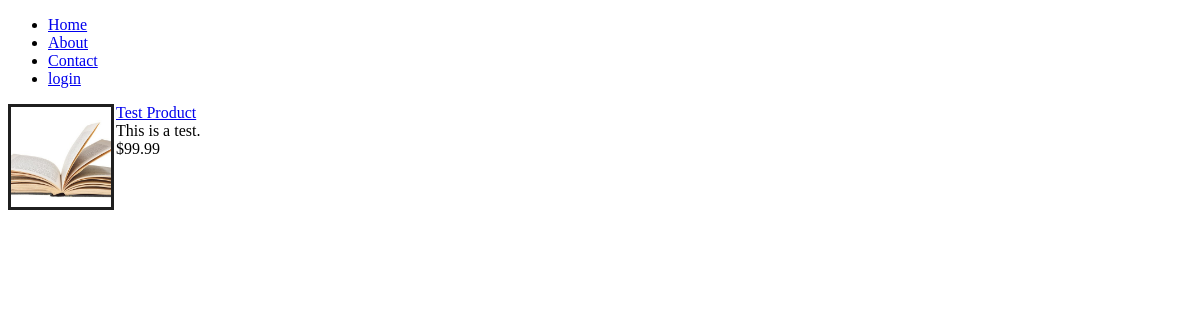
The page /search on the database as committed earlier.
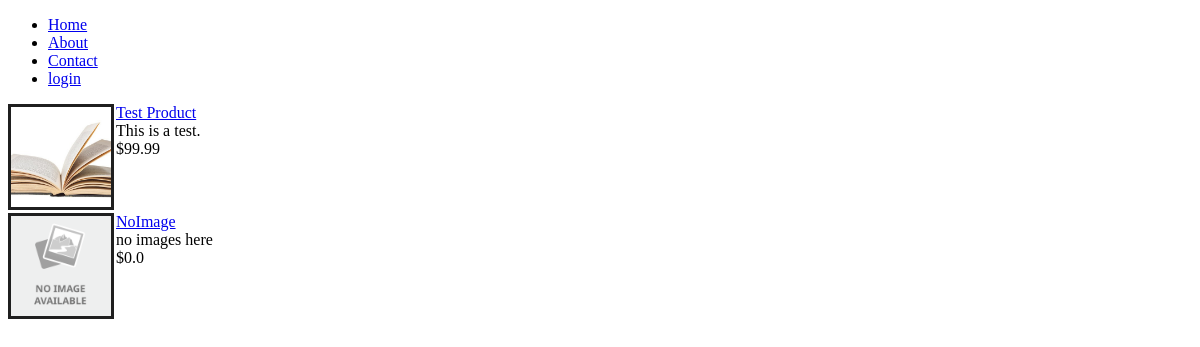
The same page on the database as committed later.
### tables this page shows
CREATE TABLE "Products" (
	"ID"	INTEGER UNIQUE,
	"Title"	TEXT,
	"Description"	TEXT,
	"Price"	INTEGER,
	"Image"	INTEGER,
	PRIMARY KEY("ID" AUTOINCREMENT)
);

### main.py (the view)
@app.route("/search")
def search():
    query = request.args.get("q")
    products = []
    with db.connect("database.db") as database:
        cur = database.cursor()
        if query is None:
            results = cur.execute("SELECT * FROM Products").fetchall()
        else:
            results = cur.execute("SELECT * FROM Products WHERE instr(UPPER(Title), UPPER(?)) > 0 OR instr(UPPER(Description), UPPER(?)) > 0", (escape(query),escape(query))).fetchall()
        print(products)
        for product in results:
            imageID = product[4]
            imageURL = cur.execute("SELECT * FROM Images WHERE ImageID = ?", (imageID,)).fetchone()[1]
            products.append(Product(product[1], product[3], product[2], product[0], imageURL))
    return render_template("search.html", products=products)

### templates/search.html
{% extends "index.html" %}
{% block content %}
{% for product in products %}
<div class="card">
    <div class="card-thumbnail">
        <img src={{ url_for("static", filename=product.imageLocation  )}} alt={{ product.name }} width="auto" height="100">
    </div>
    <div class="card-content">
        <div class="card-header">
            <a href={{product.id}}>{{ product.name }}</a>
        </div>
        <div class="card-body">
            {{ product.description }}
        </div>
        <div class="card-footer">
            {{ product.price }}
        </div>
    </div>
</div>
{% endfor %}
{% endblock %}

### templates/index.html (shortened to what this page needs)
<!DOCTYPE html>
<link rel="stylesheet" href="{{ url_for('static', filename='index.css') }}">
<div class="NavBar-Container">
    <nav class="navbar">
        <ul>
            <li><a href="{{ url_for('index') }}">Home</a></li>
            <li><a href="{{ url_for('about') }}">About</a></li>
            <li><a href="{{ url_for('contact') }}">Contact</a></li>
            {% if not loggedInUsername %}
            <li><a href="{{ url_for('login') }}">login</a></li>
            {% else %}
            <li>{{ loggedInUsername }}</li>
            <li><a href="{{ url_for('logout') }}">logout</a></li>
            {% endif %}
        </ul>
    </nav>
</div>
{% block content %} {% endblock %}

### static/index.css (style rules this page uses)
.card { display: flex; margin-top: 3px; margin-bottom: 3px; }
.card-thumbnail { border: 3px solid #1f1f1f; width: 100px; height: 100px; margin-right: 2px; border-radius: inherit; }
.card-content { background-color: white; }

Rows that differ between the two databases and show on the page:
added Products: shows a picture, name "NoImage", description "no images here", price "$0.0"
